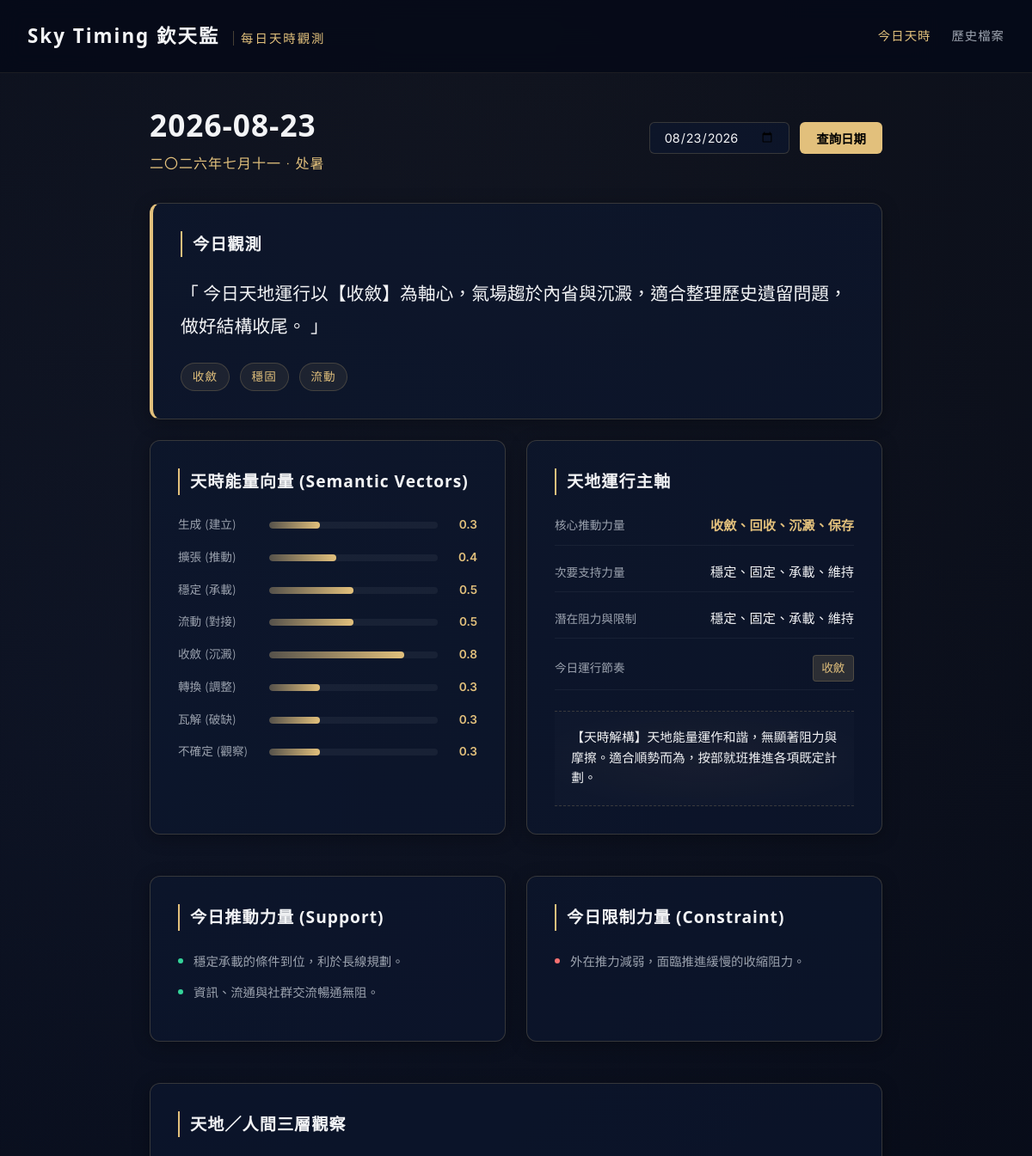
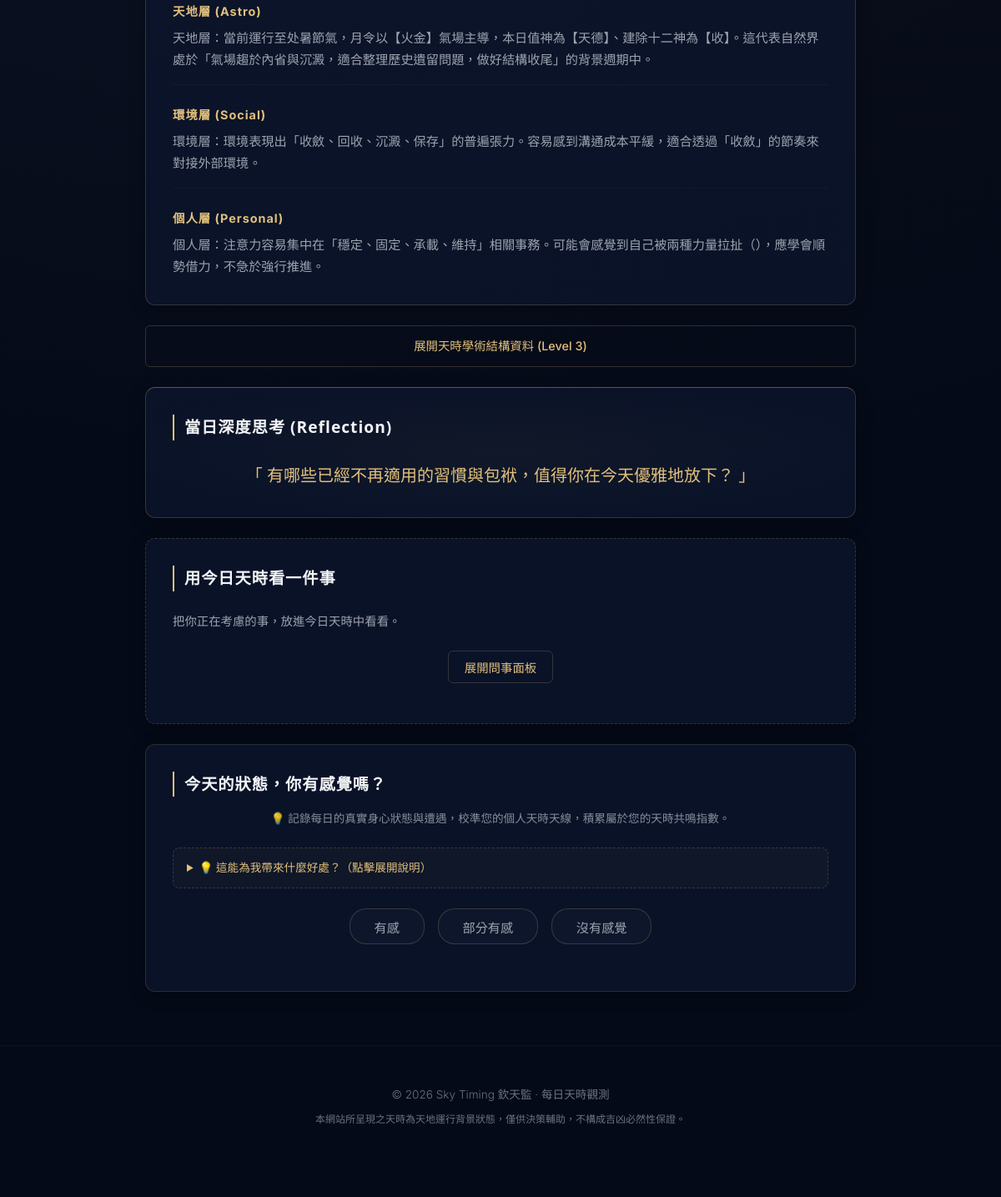
The page / on the database its author committed (2 pictures, top to bottom).
### tables this page shows
CREATE TABLE daily_states (
            id INTEGER PRIMARY KEY AUTOINCREMENT,
            date TEXT NOT NULL,
            timezone TEXT NOT NULL,
            city TEXT NOT NULL,
            raw_timing_data TEXT NOT NULL,
            semantic_vectors TEXT NOT NULL,
            primary_force TEXT NOT NULL,
            secondary_force TEXT NOT NULL,
            constraint_force TEXT NOT NULL,
            daily_rhythm TEXT NOT NULL,
            daily_summary TEXT NOT NULL,
            reflection_question TEXT NOT NULL,
            created_at TEXT NOT NULL,
            UNIQUE(date, timezone, city)
        );

### app.py (the view)
@app.get("/", response_class=HTMLResponse)
def read_today(request: Request):
    taipei_now = datetime.utcnow() + timedelta(hours=8)
    date_str = taipei_now.strftime("%Y-%m-%d")
    state = get_or_create_state(date_str)
    return templates.TemplateResponse(request=request, name="today.html", context={"request": request, "state": state})

### templates/today.html (shortened to what this page needs)
<!DOCTYPE html>
<html lang="zh-TW">
<head>
    <link rel="stylesheet" href="/static/style.css">
</head>
<body>
    <header class="app-header">
        <div class="logo">Sky Timing 欽天監 <span>每日天時觀測</span></div>
        <nav class="app-nav">
            <a href="/" class="active">今日天時</a>
            <a href="/archive">歷史檔案</a>
        </nav>
    </header>
    <main class="container">
        <section class="date-selector-section">
            <div class="current-date-info">
                <h1>{{ state.date }}</h1>
                <p class="lunar-calendar-text">{{ state.raw_timing_data.lunar_date }} · {{ state.raw_timing_data.solar_term }}</p>
            </div>
            <div class="selector-controls">
                <input type="date" id="dateQuery" value="{{ state.date }}">
                <button onclick="queryDate()" class="btn-gold">查詢日期</button>
            </div>
        </section>
        <section class="card one-liner-card">
            <h2>今日觀測</h2>
            <p class="one-liner-text">「 {{ state.content.one_liner }} 」</p>
            <div class="keywords-row">
                {% for kw in state.content.keywords %}
                <span class="keyword-tag">{{ kw }}</span>
                {% endfor %}
            </div>
        </section>
        <section class="grid-2">
            <div class="card">
                <h2>天時能量向量 (Semantic Vectors)</h2>
                <div class="vector-chart">
                    {% for name, val in state.formatted_vectors.items() %}
                    <div class="vector-bar-row">
                        <span class="vector-label">{{ name }}</span>
                        <div class="bar-container">
                            <div class="bar-fill" style="width: {{ val * 100 }}%"></div>
                        </div>
                        <span class="vector-value">{{ val }}</span>
                    </div>
                    {% endfor %}
                </div>
            </div>
            <div class="card">
                <h2>天地運行主軸</h2>
                <div class="forces-info">
                    <div class="force-item">
                        <span class="force-title">核心推動力量</span>
                        <span class="force-val gold-text">{{ state.primary_force }}</span>
                    </div>
                    <div class="force-item">
                        <span class="force-title">次要支持力量</span>
                        <span class="force-val">{{ state.secondary_force }}</span>
                    </div>
                    <div class="force-item">
                        <span class="force-title">潛在阻力與限制</span>
                        <span class="force-val">{{ state.constraint_force }}</span>
                    </div>
                    <div class="force-item">
                        <span class="force-title">今日運行節奏</span>
                        <span class="force-val rhythm-badge">{{ state.daily_rhythm }}</span>
                    </div>
                </div>
                {% if state.content.synthesis %}
                <div class="synthesis-block">
                    <p class="synthesis-text">{{ state.content.synthesis }}</p>
                </div>
                {% endif %}
            </div>
        </section>
        <section class="grid-2">
            <div class="card support-card">
                <h2>今日推動力量 (Support)</h2>
                <ul class="clean-list">
                    {% for p in state.content.support_points %}
                    <li><span class="dot-green"></span> {{ p }}</li>
                    {% endfor %}
                </ul>
            </div>
            <div class="card constraint-card">
                <h2>今日限制力量 (Constraint)</h2>
                <ul class="clean-list">
                    {% for p in state.content.risk_points %}
                    <li><span class="dot-red"></span> {{ p }}</li>
                    {% endfor %}
                </ul>
            </div>
        </section>
        <section class="card">
            <h2>天地／人間三層觀察</h2>
            <div class="observation-tiers">
                <div class="tier-block">
                    <h3>天地層 (Astro)</h3>
                    <p>{{ state.content.tian_obs }}</p>
                </div>
                <div class="tier-block">
                    <h3>環境層 (Social)</h3>
                    <p>{{ state.content.group_obs }}</p>
                </div>
                <div class="tier-block">
                    <h3>個人層 (Personal)</h3>
                    <p>{{ state.content.person_obs }}</p>
                </div>
            </div>
        </section>
        <details class="astro-details-fold">
            <summary class="btn-outline fold-summary">展開天時學術結構資料 (Level 3)</summary>
        </details>
        <section class="card question-card">
            <h2>當日深度思考 (Reflection)</h2>
            <p class="question-text">「 {{ state.reflection_question }} 」</p>
        </section>
        <section class="card ask-section">
            <h2>用今日天時看一件事</h2>
            <p class="section-desc">把你正在考慮的事，放進今日天時中看看。</p>
            <div class="ask-trigger-container">
                <button onclick="toggleAskForm()" class="btn-outline">展開問事面板</button>
            </div>
        </section>
        <section class="card feedback-section">
            <h2>今天的狀態，你有感覺嗎？</h2>
            <p class="feedback-subtitle">💡 記錄每日的真實身心狀態與遭遇，校準您的個人天時天線，積累屬於您的天時共鳴指數。</p>
            <details class="feedback-guide">
                <summary>💡 這能為我帶來什麼好處？（點擊展開說明）</summary>
            </details>
            <div class="feedback-buttons">
                <button type="button" class="btn-feedback" id="btn-resonant" onclick="selectReaction('resonant')">有感</button>
                <button type="button" class="btn-feedback" id="btn-partial" onclick="selectReaction('partial')">部分有感</button>
                <button type="button" class="btn-feedback" id="btn-not_resonant" onclick="selectReaction('not_resonant')">沒有感覺</button>
            </div>
        </section>
    </main>
    <footer class="app-footer">
        <p>© 2026 Sky Timing 欽天監 · 每日天時觀測</p>
        <p class="footer-notice">本網站所呈現之天時為天地運行背景狀態，僅供決策輔助，不構成吉凶必然性保證。</p>
    </footer>
</body>
</html>

### rows shown on the page
daily_states: date "2026-08-23", date "08/23/2026", primary_force "收斂、回收、沉澱、保存", secondary_force "穩定、固定、承載、維持", constraint_force "穩定、固定、承載、維持", daily_rhythm "收斂", reflection_question "有哪些已經不再適用的習慣與包袱，值得你在今天優雅地放下？"

### other values the page prints
{{ state.raw_timing_data.lunar_date }} "二〇二六年七月十一"
{{ state.raw_timing_data.solar_term }} "处暑"
{{ state.content.one_liner }} "今日天地運行以【收斂】為軸心，氣場趨於內省與沉澱，適合整理歷史遺留問題，做好結構收尾。"
{{ kw }} "收斂" "穩固" "流動"
{{ name }} "生成 (建立)" "擴張 (推動)" "穩定 (承載)" "流動 (對接)" "收斂 (沉澱)" "轉換 (調整)" "瓦解 (破缺)" "不確定 (觀察)"
{{ val }} "0.3" "0.4" "0.5" "0.5" "0.8" "0.3" "0.3" "0.3"
{{ state.content.synthesis }} "【天時解構】天地能量運作和諧，無顯著阻力與摩擦。適合順勢而為，按部就班推進各項既定計劃。"
{{ p }} "穩定承載的條件到位，利於長線規劃。" "資訊、流通與社群交流暢通無阻。"
{{ p }} "外在推力減弱，面臨推進緩慢的收縮阻力。"
{{ state.content.tian_obs }} "天地層：當前運行至处暑節氣，月令以【火金】氣場主導，本日值神為【天德】、建除十二神為【收】。這代表自然界處於「氣場趨於內省與沉澱，適合整理歷史遺留問題，做好結構收尾」的背景週期中。"
{{ state.content.group_obs }} "環境層：環境表現出「收斂、回收、沉澱、保存」的普遍張力。容易感到溝通成本平緩，適合透過「收斂」的節奏來對接外部環境。"
{{ state.content.person_obs }} "個人層：注意力容易集中在「穩定、固定、承載、維持」相關事務。可能會感覺到自己被兩種力量拉扯（），應學會順勢借力，不急於強行推進。"
